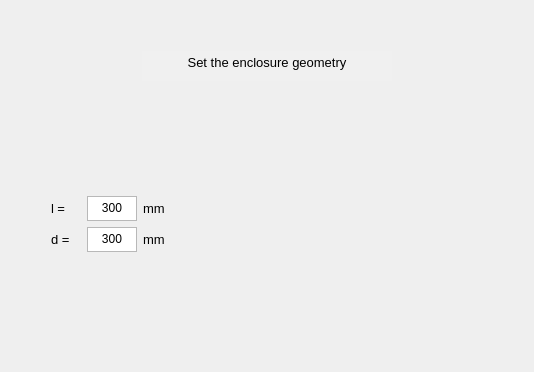
      <widget class="QWidget" name="page_3_2">
       <layout class="QVBoxLayout" name="verticalLayout_4">
        <item>
         <spacer name="vSpacer_3_6">
          <property name="orientation">
           <enum>Qt::Vertical</enum>
          </property>
          <property name="sizeType">
           <enum>QSizePolicy::Expanding</enum>
          </property>
          <property name="sizeHint" stdset="0">
           <size>
            <width>20</width>
            <height>40</height>
           </size>
          </property>
         </spacer>
        </item>
        <item alignment="Qt::AlignHCenter">
         <widget class="QTextBrowser" name="headline_p3_2">
          <property name="minimumSize">
           <size>
            <width>250</width>
            <height>30</height>
           </size>
          </property>
          <property name="maximumSize">
           <size>
            <width>250</width>
            <height>30</height>
           </size>
          </property>
          <property name="palette">
           <palette>
            <active>
             <colorrole role="Base">
              <brush brushstyle="SolidPattern">
               <color alpha="255">
                <red>240</red>
                <green>240</green>
                <blue>240</blue>
               </color>
              </brush>
             </colorrole>
            </active>
            <inactive>
             <colorrole role="Base">
              <brush brushstyle="SolidPattern">
               <color alpha="255">
                <red>240</red>
                <green>240</green>
                <blue>240</blue>
               </color>
              </brush>
             </colorrole>
            </inactive>
            <disabled>
             <colorrole role="Base">
              <brush brushstyle="SolidPattern">
               <color alpha="255">
                <red>240</red>
                <green>240</green>
                <blue>240</blue>
               </color>
              </brush>
             </colorrole>
            </disabled>
           </palette>
          </property>
          <property name="focusPolicy">
           <enum>Qt::NoFocus</enum>
          </property>
          <property name="frameShape">
           <enum>QFrame::NoFrame</enum>
          </property>
          <property name="html">
           <string>&lt;!DOCTYPE HTML PUBLIC &quot;-//W3C//DTD HTML 4.0//EN&quot; &quot;http://www.w3.org/TR/REC-html40/strict.dtd&quot;&gt;
&lt;html&gt;&lt;head&gt;&lt;meta name=&quot;qrichtext&quot; content=&quot;1&quot; /&gt;&lt;style type=&quot;text/css&quot;&gt;
p, li { white-space: pre-wrap; }
&lt;/style&gt;&lt;/head&gt;&lt;body style=&quot; font-family:'MS Shell Dlg 2'; font-size:8.25pt; font-weight:400; font-style:normal;&quot;&gt;
&lt;p align=&quot;center&quot; style=&quot; margin-top:0px; margin-bottom:0px; margin-left:0px; margin-right:0px; -qt-block-indent:0; text-indent:0px;&quot;&gt;&lt;span style=&quot; font-size:10pt;&quot;&gt;Set the enclosure geometry&lt;/span&gt;&lt;/p&gt;&lt;/body&gt;&lt;/html&gt;</string>
          </property>
         </widget>
        </item>
        <item>
         <spacer name="vSpacer_3_7">
          <property name="orientation">
           <enum>Qt::Vertical</enum>
          </property>
          <property name="sizeType">
           <enum>QSizePolicy::Fixed</enum>
          </property>
          <property name="sizeHint" stdset="0">
           <size>
            <width>20</width>
            <height>40</height>
           </size>
          </property>
         </spacer>
        </item>
        <item>
         <layout class="QHBoxLayout" name="hLayout_p3_2">
          <item>
           <spacer name="hSpacer_3_8">
            <property name="orientation">
             <enum>Qt::Horizontal</enum>
            </property>
            <property name="sizeHint" stdset="0">
             <size>
              <width>40</width>
              <height>20</height>
             </size>
            </property>
           </spacer>
          </item>
          <item>
           <layout class="QGridLayout" name="gridLayout_3_2">
            <item row="2" column="0">
             <widget class="QLabel" name="dLabel_2">
              <property name="minimumSize">
               <size>
                <width>30</width>
                <height>25</height>
               </size>
              </property>
              <property name="maximumSize">
               <size>
                <width>30</width>
                <height>25</height>
               </size>
              </property>
              <property name="font">
               <font>
                <pointsize>10</pointsize>
               </font>
              </property>
              <property name="text">
               <string>d =</string>
              </property>
             </widget>
            </item>
            <item row="0" column="0">
             <spacer name="vSpacer_3_8">
              <property name="orientation">
               <enum>Qt::Vertical</enum>
              </property>
              <property name="sizeHint" stdset="0">
               <size>
                <width>20</width>
                <height>40</height>
               </size>
              </property>
             </spacer>
            </item>
            <item row="2" column="2">
             <widget class="QLabel" name="mmLabel_4">
              <property name="minimumSize">
               <size>
                <width>30</width>
                <height>25</height>
               </size>
              </property>
              <property name="maximumSize">
               <size>
                <width>30</width>
                <height>25</height>
               </size>
              </property>
              <property name="font">
               <font>
                <pointsize>10</pointsize>
               </font>
              </property>
              <property name="text">
               <string>mm</string>
              </property>
             </widget>
            </item>
            <item row="1" column="0">
             <widget class="QLabel" name="lLabel">
              <property name="minimumSize">
               <size>
                <width>30</width>
                <height>25</height>
               </size>
              </property>
              <property name="maximumSize">
               <size>
                <width>30</width>
                <height>25</height>
               </size>
              </property>
              <property name="font">
               <font>
                <pointsize>10</pointsize>
               </font>
              </property>
              <property name="text">
               <string>l =</string>
              </property>
             </widget>
            </item>
            <item row="1" column="2">
             <widget class="QLabel" name="mmLabel_5">
              <property name="minimumSize">
               <size>
                <width>30</width>
                <height>25</height>
               </size>
              </property>
              <property name="maximumSize">
               <size>
                <width>30</width>
                <height>25</height>
               </size>
              </property>
              <property name="font">
               <font>
                <pointsize>10</pointsize>
               </font>
              </property>
              <property name="text">
               <string>mm</string>
              </property>
             </widget>
            </item>
            <item row="2" column="1">
             <widget class="QTextEdit" name="dValue_2">
              <property name="minimumSize">
               <size>
                <width>50</width>
                <height>25</height>
               </size>
              </property>
              <property name="maximumSize">
               <size>
                <width>50</width>
                <height>25</height>
               </size>
              </property>
              <property name="font">
               <font>
                <pointsize>9</pointsize>
               </font>
              </property>
              <property name="tabletTracking">
               <bool>true</bool>
              </property>
              <property name="verticalScrollBarPolicy">
               <enum>Qt::ScrollBarAlwaysOff</enum>
              </property>
              <property name="horizontalScrollBarPolicy">
               <enum>Qt::ScrollBarAlwaysOff</enum>
              </property>
              <property name="tabChangesFocus">
               <bool>true</bool>
              </property>
              <property name="html">
               <string>&lt;!DOCTYPE HTML PUBLIC &quot;-//W3C//DTD HTML 4.0//EN&quot; &quot;http://www.w3.org/TR/REC-html40/strict.dtd&quot;&gt;
&lt;html&gt;&lt;head&gt;&lt;meta name=&quot;qrichtext&quot; content=&quot;1&quot; /&gt;&lt;style type=&quot;text/css&quot;&gt;
p, li { white-space: pre-wrap; }
&lt;/style&gt;&lt;/head&gt;&lt;body style=&quot; font-family:'MS Shell Dlg 2'; font-size:9pt; font-weight:400; font-style:normal;&quot;&gt;
&lt;p align=&quot;center&quot; style=&quot; margin-top:0px; margin-bottom:0px; margin-left:0px; margin-right:0px; -qt-block-indent:0; text-indent:0px;&quot;&gt;300&lt;/p&gt;&lt;/body&gt;&lt;/html&gt;</string>
              </property>
             </widget>
            </item>
            <item row="3" column="0">
             <spacer name="vSpacer_3_9">
              <property name="orientation">
               <enum>Qt::Vertical</enum>
              </property>
              <property name="sizeHint" stdset="0">
               <size>
                <width>20</width>
                <height>40</height>
               </size>
              </property>
             </spacer>
            </item>
            <item row="1" column="1">
             <widget class="QTextEdit" name="lValue">
              <property name="minimumSize">
               <size>
                <width>50</width>
                <height>25</height>
               </size>
              </property>
              <property name="maximumSize">
               <size>
                <width>50</width>
                <height>25</height>
               </size>
              </property>
              <property name="font">
               <font>
                <pointsize>9</pointsize>
               </font>
              </property>
              <property name="tabletTracking">
               <bool>true</bool>
              </property>
              <property name="verticalScrollBarPolicy">
               <enum>Qt::ScrollBarAlwaysOff</enum>
              </property>
              <property name="horizontalScrollBarPolicy">
               <enum>Qt::ScrollBarAlwaysOff</enum>
              </property>
              <property name="tabChangesFocus">
               <bool>true</bool>
              </property>
              <property name="html">
               <string>&lt;!DOCTYPE HTML PUBLIC &quot;-//W3C//DTD HTML 4.0//EN&quot; &quot;http://www.w3.org/TR/REC-html40/strict.dtd&quot;&gt;
&lt;html&gt;&lt;head&gt;&lt;meta name=&quot;qrichtext&quot; content=&quot;1&quot; /&gt;&lt;style type=&quot;text/css&quot;&gt;
p, li { white-space: pre-wrap; }
&lt;/style&gt;&lt;/head&gt;&lt;body style=&quot; font-family:'MS Shell Dlg 2'; font-size:9pt; font-weight:400; font-style:normal;&quot;&gt;
&lt;p align=&quot;center&quot; style=&quot; margin-top:0px; margin-bottom:0px; margin-left:0px; margin-right:0px; -qt-block-indent:0; text-indent:0px;&quot;&gt;300&lt;/p&gt;&lt;/body&gt;&lt;/html&gt;</string>
              </property>
             </widget>
            </item>
            <item row="1" column="3">
             <spacer name="hSpacer_3_6">
              <property name="orientation">
               <enum>Qt::Horizontal</enum>
              </property>
              <property name="sizeHint" stdset="0">
               <size>
                <width>40</width>
                <height>20</height>
               </size>
              </property>
             </spacer>
            </item>
            <item row="2" column="3">
             <spacer name="hSpacer_3_7">
              <property name="orientation">
               <enum>Qt::Horizontal</enum>
              </property>
              <property name="sizeHint" stdset="0">
               <size>
                <width>40</width>
                <height>20</height>
               </size>
              </property>
             </spacer>
            </item>
           </layout>
          </item>
          <item alignment="Qt::AlignVCenter">
           <widget class="QLabel" name="cylPic">
            <property name="sizePolicy">
             <sizepolicy hsizetype="Preferred" vsizetype="Preferred">
              <horstretch>0</horstretch>
              <verstretch>0</verstretch>
             </sizepolicy>
            </property>
            <property name="minimumSize">
             <size>
              <width>264</width>
              <height>194</height>
             </size>
            </property>
            <property name="maximumSize">
             <size>
              <width>528</width>
              <height>384</height>
             </size>
            </property>
            <property name="text">
             <string/>
            </property>
           </widget>
          </item>
          <item>
           <spacer name="hSpacer_3_9">
            <property name="orientation">
             <enum>Qt::Horizontal</enum>
            </property>
            <property name="sizeHint" stdset="0">
             <size>
              <width>40</width>
              <height>20</height>
             </size>
            </property>
           </spacer>
          </item>
         </layout>
        </item>
        <item>
         <spacer name="vSpacer_3_10">
          <property name="orientation">
           <enum>Qt::Vertical</enum>
          </property>
          <property name="sizeHint" stdset="0">
           <size>
            <width>20</width>
            <height>40</height>
           </size>
          </property>
         </spacer>
        </item>
       </layout>
      </widget>
